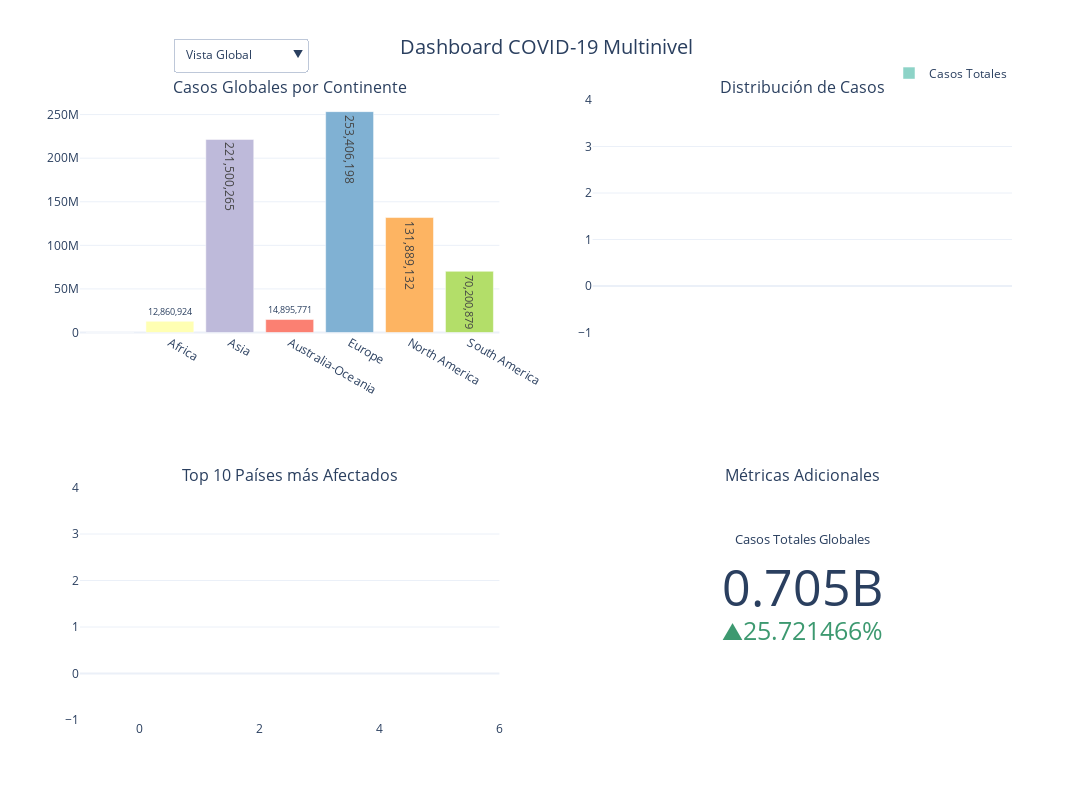

Write notebook code for a chart like this one.
### Markdown cell above
# Dashboard COVID-19 Multinivel: Análisis Detallado

## 1. Vistas Principales

### Vista Global
- **Gráfico Principal**: Barras con casos totales por continente
- **Indicador Secundario**: Línea de tasa de mortalidad
- **Características**:
  - Visualización dual de métricas clave
  - Etiquetas de datos formateadas
  - Escala secundaria para porcentajes

### Vista Continental
- **Tipo**: Diagramas de caja (Box plots)
- **Métricas**: Casos por millón de habitantes
- **Elementos**:
  - Media y cuartiles
  - Identificación de valores atípicos
  - Comparación entre continentes

### Vista Países
- **Visualización**: Gráfico de dispersión
- **Variables**:
  - Eje X: Tests por millón
  - Eje Y: Casos por millón
  - Color: Muertes por millón
- **Interactividad**: Tooltips detallados por país

## 2. Características Técnicas

### Interactividad
- Selector de vistas tipo dropdown
- Hover detallado con métricas clave
- Leyendas interactivas
- Zoom y pan habilitados

### Diseño
- Dimensiones: 1200x800 pixels
- Plantilla: Plotly White
- Esquema de colores: Set3 cualitativo
- Disposición optimizada de elementos

## 3. Métricas Visualizadas

### Principales
- Casos totales
- Muertes
- Tasa de mortalidad
- Tests por millón
- Casos por millón

### Derivadas
- Relaciones entre testing y casos
- Distribución continental de casos
- Patrones de mortalidad

## 4. Valor Analítico

### Comparativo
- Permite comparación entre regiones
- Visualiza disparidades continentales
- Identifica outliers significativos

### Tendencias
- Relación testing-casos
- Impacto por población
- Efectividad de medidas sanitarias

## 5. Aplicaciones

### Toma de Decisiones
- Planificación sanitaria
- Asignación de recursos
- Evaluación de estrategias

### Investigación
- Análisis comparativo
- Identificación de patrones
- Estudio de correlaciones

### Code cell
def crear_dashboard_multinivel():
    fig = make_subplots(
        rows=2, cols=2,
        subplot_titles=('Casos Globales por Continente', 'Distribución de Casos',
                       'Top 10 Países más Afectados', 'Métricas Adicionales'),
        specs=[[{"type": "bar"}, {"type": "box"}],
               [{"type": "bar"}, {"type": "indicator"}]]
    )

    colors = px.colors.qualitative.Set3

    # Vista Global
    casos_globales = df.groupby('continent').agg({
        'cases': 'sum',
        'deaths': 'sum',
        'recovered': 'sum',
        'active': 'sum'
    }).reset_index()

    fig.add_trace(
        go.Bar(
            name='Casos Totales',
            x=casos_globales['continent'],
            y=casos_globales['cases'],
            marker_color=colors,
            text=casos_globales['cases'].apply(lambda x: f'{x:,.0f}'),
            textposition='auto',
            customdata=np.stack((
                casos_globales['deaths'],
                casos_globales['recovered'],
                casos_globales['active']
            ), axis=-1),
            hovertemplate=(
                '<b>%{x}</b><br>' +
                'Casos: %{y:,.0f}<br>' +
                'Muertes: %{customdata[0]:,.0f}<br>' +
                'Recuperados: %{customdata[1]:,.0f}<br>' +
                'Activos: %{customdata[2]:,.0f}'
            ),
            visible=True
        ),
        row=1, col=1
    )

    # Vista Continental
    for idx, continente in enumerate(df['continent'].unique()):
        datos_cont = df[df['continent'] == continente]
        fig.add_trace(
            go.Box(
                name=continente,
                y=datos_cont['casesPerOneMillion'],
                marker_color=colors[idx],
                boxpoints='outliers',
                notched=False,
                customdata=[[continente]]*len(datos_cont),
                hovertemplate=(
                    '<b>%{customdata[0]}</b><br>' +
                    'Mediana: %{median:,.0f}<br>' +
                    'Q1: %{q1:,.0f}<br>' +
                    'Q3: %{q3:,.0f}<br>' +
                    'Casos/Millón: %{y:,.0f}'
                ),
                visible=False
            ),
            row=1, col=2
        )

    # Vista Top 10 Países
    top_10_paises = df.nlargest(10, 'cases')
    fig.add_trace(
        go.Bar(
            name='Top 10 Países',
            x=top_10_paises['country'],
            y=top_10_paises['cases'],
            marker_color=colors,
            text=top_10_paises['cases'].apply(lambda x: f'{x/1e6:.1f}M'),
            textposition='outside',
            customdata=np.stack((
                top_10_paises['deaths'],
                top_10_paises['recovered'],
                top_10_paises['active'],
                top_10_paises['critical']
            ), axis=-1),
            hovertemplate=(
                '<b>%{x}</b><br>' +
                'Casos: %{y:,.0f}<br>' +
                'Muertes: %{customdata[0]:,.0f}<br>' +
                'Recuperados: %{customdata[1]:,.0f}<br>' +
                'Activos: %{customdata[2]:,.0f}<br>' +
                'Críticos: %{customdata[3]:,.0f}'
            ),
            visible=False
        ),
        row=2, col=1
    )

    # Indicador Global
    fig.add_trace(
        go.Indicator(
            mode="number+delta",
            value=df['cases'].sum(),
            title={'text': "Casos Totales Globales"},
            delta={'reference': df['recovered'].sum(),
                   'relative': True},
            number={'font': {'size': 50}},
            visible=True
        ),
        row=2, col=2
    )

    num_continentes = len(df['continent'].unique())

    fig.update_layout(
        title={
            'text': 'Dashboard COVID-19 Multinivel',
            'y':0.95,
            'x':0.5,
            'xanchor': 'center',
            'yanchor': 'top',
            'font': dict(size=20)
        },
        height=800,
        width=1150,
        template='plotly_white',
        showlegend=True,
        legend=dict(
            orientation="h",
            yanchor="bottom",
            y=1.02,
            xanchor="right",
            x=1
        ),
        updatemenus=[{
            'buttons': [
                {
                    'method': 'update',
                    'label': 'Vista Global',
                    'args': [{'visible': [True] + [False]*num_continentes + [False, True]}]
                },
                {
                    'method': 'update',
                    'label': 'Vista Continental',
                    'args': [{'visible': [False] + [True]*num_continentes + [False, True]}]
                },
                {
                    'method': 'update',
                    'label': 'Top 10 Países',
                    'args': [{'visible': [False] + [False]*num_continentes + [True, True]}]
                }
            ],
            'direction': 'down',
            'showactive': True,
            'x': 0.1,
            'xanchor': 'left',
            'y': 1.1,
            'yanchor': 'top',
            'bgcolor': 'white',
            'font': dict(size=12)
        }]
    )

    return fig

# Generar y mostrar dashboard
dashboard = crear_dashboard_multinivel()
dashboard.show()

### Figure 1 — Plotly figure (JSON) as saved in the notebook; plotly's stock layout.template omitted (floating-point values rounded to 4 significant figures)
{"data": [{"customdata": [[15, 706, 0], [258892, 9211514, 3390518], [1553662, 108524029, 111422574], [33015, 14615509, 247247], [2101824, 235797174, 15507200], [1695941, 126483239, 3709952], [1367332, 65935495, 2898052]], "hovertemplate": "<b>%{x}</b><br>Casos: %{y:,.0f}<br>Muertes: %{customdata[0]:,.0f}<br>Recuperados: %{customdata[1]:,.0f}<br>Activos: %{customdata[2]:,.0f}", "marker": {"color": ["rgb(141,211,199)", "rgb(255,255,179)", "rgb(190,186,218)", "rgb(251,128,114)", "rgb(128,177,211)", "rgb(253,180,98)", "rgb(179,222,105)", "rgb(252,205,229)", "rgb(217,217,217)", "rgb(188,128,189)", "rgb(204,235,197)", "rgb(255,237,111)"]}, "name": "Casos Totales", "text": ["721", "12,860,924", "221,500,265", "14,895,771", "253,406,198", "131,889,132", "70,200,879"], "textposition": "auto", "type": "bar", "visible": true, "x": ["", "Africa", "Asia", "Australia-Oceania", "Europe", "North America", "South America"], "xaxis": "x", "y": [721, 12860924, 221500265, 14895771, 253406198, 131889132, 70200879], "yaxis": "y"}, {"boxpoints": "outliers", "customdata": [["Asia"], ["Asia"], ["Asia"], ["Asia"], ["Asia"], ["Asia"], ["Asia"], ["Asia"], ["Asia"], ["Asia"], ["Asia"], ["Asia"], ["Asia"], ["Asia"], ["Asia"], ["Asia"], ["Asia"], ["Asia"], ["Asia"], ["Asia"], ["Asia"], ["Asia"], ["Asia"], ["Asia"], ["Asia"], ["Asia"], ["Asia"], ["Asia"], ["Asia"], ["Asia"], ["Asia"], ["Asia"], ["Asia"], ["Asia"], ["Asia"], ["Asia"], ["Asia"], ["Asia"], ["Asia"], ["Asia"], ["Asia"], ["Asia"], ["Asia"], ["Asia"], ["Asia"], ["Asia"], ["Asia"], ["Asia"], ["Asia"], ["Asia"]], "hovertemplate": "<b>%{customdata[0]}</b><br>Mediana: %{median:,.0f}<br>Q1: %{q1:,.0f}<br>Q3: %{q3:,.0f}<br>Casos/Millón: %{y:,.0f}", "marker": {"color": "rgb(141,211,199)"}, "name": "Asia", "notched": false, "type": "box", "visible": false, "xaxis": "x2", "y": [5746, 152031, 81089, 408944, 12207, 79571, 771655, 8102, 347, 556741, 469082, 386309, 32016, 24466, 88665, 58474, 519169, 269169, 169597, 73514, 152308, 30750, 29270, 186068, 41458, 159079, 345100, 299429, 11622, 183636, 33199, 75028, 6893, 116173, 36800, 172664, 673523, 23475, 505785, 31181, 2982, 428720, 1786, 68069, 17131, 201399, 105837, 7378, 117481, 383], "yaxis": "y2"}, {"boxpoints": "outliers", "customdata": [["Europe"], ["Europe"], ["Europe"], ["Europe"], ["Europe"], ["Europe"], ["Europe"], ["Europe"], ["Europe"], ["Europe"], ["Europe"], ["Europe"], ["Europe"], ["Europe"], ["Europe"], ["Europe"], ["Europe"], ["Europe"], ["Europe"], ["Europe"], ["Europe"], ["Europe"], ["Europe"], ["Europe"], ["Europe"], ["Europe"], ["Europe"], ["Europe"], ["Europe"], ["Europe"], ["Europe"], ["Europe"], ["Europe"], ["Europe"], ["Europe"], ["Europe"], ["Europe"], ["Europe"], ["Europe"], ["Europe"], ["Europe"], ["Europe"], ["Europe"], ["Europe"], ["Europe"], ["Europe"], ["Europe"], ["Europe"]], "hovertemplate": "<b>%{customdata[0]}</b><br>Mediana: %{median:,.0f}<br>Q1: %{q1:,.0f}<br>Q3: %{q3:,.0f}<br>Casos/Millón: %{y:,.0f}", "marker": {"color": "rgb(255,255,179)"}, "name": "Europe", "notched": false, "type": "box", "visible": false, "xaxis": "x2", "y": [116825, 619844, 670727, 105381, 416659, 124215, 195753, 576421, 322650, 443246, 545636, 475123, 703959, 272930, 612013, 462891, 609720, 591412, 36295, 232164, 607731, 345521, 443335, 443445, 531418, 562013, 525154, 609044, 168436, 273448, 158265, 431868, 472238, 501747, 273930, 176524, 556484, 185470, 165454, 768226, 302213, 343872, 652803, 297840, 269511, 507549, 363666, 128681], "yaxis": "y2"}, {"boxpoints": "outliers", "customdata": [["Africa"], ["Africa"], ["Africa"], ["Africa"], ["Africa"], ["Africa"], ["Africa"], ["Africa"], ["Africa"], ["Africa"], ["Africa"], ["Africa"], ["Africa"], ["Africa"], ["Africa"], ["Africa"], ["Africa"], ["Africa"], ["Africa"], ["Africa"], ["Africa"], ["Africa"], ["Africa"], ["Africa"], ["Africa"], ["Africa"], ["Africa"], ["Africa"], ["Africa"], ["Africa"], ["Africa"], ["Africa"], ["Africa"], ["Africa"], ["Africa"], ["Africa"], ["Africa"], ["Africa"], ["Africa"], ["Africa"], ["Africa"], ["Africa"], ["Africa"], ["Africa"], ["Africa"], ["Africa"], ["Africa"], ["Africa"], ["Africa"], ["Africa"], ["Africa"], ["Africa"], ["Africa"], ["Africa"], ["Africa"], ["Africa"], ["Africa"], ["Africa"]], "hovertemplate": "<b>%{customdata[0]}</b><br>Mediana: %{median:,.0f}<br>Q1: %{q1:,.0f}<br>Q3: %{q3:,.0f}<br>Casos/Millón: %{y:,.0f}", "marker": {"color": "rgb(190,186,218)"}, "name": "Africa", "notched": false, "type": "box", "visible": false, "xaxis": "x2", "y": [5998, 3064, 2193, 135443, 1001, 4334, 113580, 4492, 3078, 442, 10038, 4377, 3186, 1043, 15441, 4861, 11512, 2782, 4148, 21038, 4935, 5306, 2782, 4659, 6122, 16610, 1525, 72048, 2347, 4437, 1544, 13025, 33752, 146815, 33860, 7064, 65451, 381, 1233, 9817, 544672, 354211, 29770, 5044, 515157, 937, 1623, 67095, 1620, 1391, 63462, 683, 4559, 95741, 3554, 16, 17940, 17373], "yaxis": "y2"}, {"boxpoints": "outliers", "customdata": [["North America"], ["North America"], ["North America"], ["North America"], ["North America"], ["North America"], ["North America"], ["North America"], ["North America"], ["North America"], ["North America"], ["North America"], ["North America"], ["North America"], ["North America"], ["North America"], ["North America"], ["North America"], ["North America"], ["North America"], ["North America"], ["North America"], ["North America"], ["North America"], ["North America"], ["North America"], ["North America"], ["North America"], ["North America"], ["North America"], ["North America"], ["North America"], ["North America"], ["North America"], ["North America"], ["North America"], ["North America"], ["North America"], ["North America"]], "hovertemplate": "<b>%{customdata[0]}</b><br>Mediana: %{median:,.0f}<br>Q1: %{q1:,.0f}<br>Q3: %{q3:,.0f}<br>Casos/Millón: %{y:,.0f}", "marker": {"color": "rgb(251,128,114)"}, "name": "North America", "notched": false, "type": "box", "visible": false, "xaxis": "x2", "y": [256336, 91509, 410969, 95087, 383921, 173243, 304493, 241600, 128843, 438398, 467797, 239058, 98645, 277812, 221691, 61131, 30816, 210117, 173545, 508349, 69484, 2968, 46432, 52551, 615777, 58549, 282578, 2728, 238341, 122645, 163225, 310194, 599410, 86723, 251353, 553746, 136143, 169900, 333985], "yaxis": "y2"}, {"boxpoints": "outliers", "customdata": [["South America"], ["South America"], ["South America"], ["South America"], ["South America"], ["South America"], ["South America"], ["South America"], ["South America"], ["South America"], ["South America"], ["South America"], ["South America"], ["South America"]], "hovertemplate": "<b>%{customdata[0]}</b><br>Mediana: %{median:,.0f}<br>Q1: %{q1:,.0f}<br>Q3: %{q3:,.0f}<br>Casos/Millón: %{y:,.0f}", "marker": {"color": "rgb(128,177,211)"}, "name": "South America", "notched": false, "type": "box", "visible": false, "xaxis": "x2", "y": [220143, 101073, 179908, 279730, 124244, 59083, 545352, 312065, 93366, 114648, 135751, 138378, 297799, 18885], "yaxis": "y2"}, {"boxpoints": "outliers", "customdata": [["Australia-Oceania"], ["Australia-Oceania"], ["Australia-Oceania"], ["Australia-Oceania"], ["Australia-Oceania"], ["Australia-Oceania"], ["Australia-Oceania"], ["Australia-Oceania"], ["Australia-Oceania"], ["Australia-Oceania"], ["Australia-Oceania"], ["Australia-Oceania"], ["Australia-Oceania"], ["Australia-Oceania"], ["Australia-Oceania"], ["Australia-Oceania"], ["Australia-Oceania"], ["Australia-Oceania"], ["Australia-Oceania"], ["Australia-Oceania"]], "hovertemplate": "<b>%{customdata[0]}</b><br>Mediana: %{median:,.0f}<br>Q1: %{q1:,.0f}<br>Q3: %{q3:,.0f}<br>Casos/Millón: %{y:,.0f}", "marker": {"color": "rgb(253,180,98)"}, "name": "Australia-Oceania", "notched": false, "type": "box", "visible": false, "xaxis": "x2", "y": [454687, 409937, 75997, 278902, 41201, 268711, 225953, 494635, 275214, 535117, 652898, 344979, 5043, 84089, 35989, 58055, 157310, 243909, 37346, 323256], "yaxis": "y2"}, {"boxpoints": "outliers", "customdata": [[""], [""]], "hovertemplate": "<b>%{customdata[0]}</b><br>Mediana: %{median:,.0f}<br>Q1: %{q1:,.0f}<br>Q3: %{q3:,.0f}<br>Casos/Millón: %{y:,.0f}", "marker": {"color": "rgb(179,222,105)"}, "name": "", "notched": false, "type": "box", "visible": false, "xaxis": "x2", "y": [0, 0], "yaxis": "y2"}, {"customdata": [[1219487, 109814428, 786167, 940], [533570, 0, 44501823, 0], [167642, 39970918, 0, 0], [183027, 38240600, 405368, 0], [711380, 36249161, 1783377, 0], [35934, 34535939, 0, 0], [74694, 0, 33728878, 0], [196487, 26361218, 165544, 22], [232112, 24678275, 0, 0], [402756, 23545818, 175641, 0]], "hovertemplate": "<b>%{x}</b><br>Casos: %{y:,.0f}<br>Muertes: %{customdata[0]:,.0f}<br>Recuperados: %{customdata[1]:,.0f}<br>Activos: %{customdata[2]:,.0f}<br>Críticos: %{customdata[3]:,.0f}", "marker": {"color": ["rgb(141,211,199)", "rgb(255,255,179)", "rgb(190,186,218)", "rgb(251,128,114)", "rgb(128,177,211)", "rgb(253,180,98)", "rgb(179,222,105)", "rgb(252,205,229)", "rgb(217,217,217)", "rgb(188,128,189)", "rgb(204,235,197)", "rgb(255,237,111)"]}, "name": "Top 10 Países", "text": ["111.8M", "45.0M", "40.1M", "38.8M", "38.7M", "34.6M", "33.8M", "26.7M", "24.9M", "24.1M"], "textposition": "outside", "type": "bar", "visible": false, "x": ["USA", "India", "France", "Germany", "Brazil", "S. Korea", "Japan", "Italy", "UK", "Russia"], "xaxis": "x3", "y": [111820082, 45035393, 40138560, 38828995, 38743918, 34571873, 33803572, 26723249, 24910387, 24124215], "yaxis": "y3"}, {"delta": {"reference": 560567666, "relative": true}, "domain": {"x": [0.55, 1], "y": [0, 0.375]}, "mode": "number+delta", "number": {"font": {"size": 50}}, "title": {"text": "Casos Totales Globales"}, "type": "indicator", "value": 704753890, "visible": true}], "layout": {"annotations": [{"font": {"size": 16}, "showarrow": false, "text": "Casos Globales por Continente", "x": 0.225, "xanchor": "center", "xref": "paper", "y": 1, "yanchor": "bottom", "yref": "paper"}, {"font": {"size": 16}, "showarrow": false, "text": "Distribución de Casos", "x": 0.775, "xanchor": "center", "xref": "paper", "y": 1, "yanchor": "bottom", "yref": "paper"}, {"font": {"size": 16}, "showarrow": false, "text": "Top 10 Países más Afectados", "x": 0.225, "xanchor": "center", "xref": "paper", "y": 0.375, "yanchor": "bottom", "yref": "paper"}, {"font": {"size": 16}, "showarrow": false, "text": "Métricas Adicionales", "x": 0.775, "xanchor": "center", "xref": "paper", "y": 0.375, "yanchor": "bottom", "yref": "paper"}], "height": 800, "legend": {"orientation": "h", "x": 1, "xanchor": "right", "y": 1.02, "yanchor": "bottom"}, "showlegend": true, "title": {"font": {"size": 20}, "text": "Dashboard COVID-19 Multinivel", "x": 0.5, "xanchor": "center", "y": 0.95, "yanchor": "top"}, "updatemenus": [{"bgcolor": "white", "buttons": [{"args": [{"visible": [true, false, false, false, false, false, false, false, false, true]}], "label": "Vista Global", "method": "update"}, {"args": [{"visible": [false, true, true, true, true, true, true, true, false, true]}], "label": "Vista Continental", "method": "update"}, {"args": [{"visible": [false, false, false, false, false, false, false, false, true, true]}], "label": "Top 10 Países", "method": "update"}], "direction": "down", "font": {"size": 12}, "showactive": true, "x": 0.1, "xanchor": "left", "y": 1.1, "yanchor": "top"}], "width": 1150, "xaxis": {"anchor": "y", "domain": [0, 0.45]}, "xaxis2": {"anchor": "y2", "domain": [0.55, 1]}, "xaxis3": {"anchor": "y3", "domain": [0, 0.45]}, "yaxis": {"anchor": "x", "domain": [0.625, 1]}, "yaxis2": {"anchor": "x2", "domain": [0.625, 1]}, "yaxis3": {"anchor": "x3", "domain": [0, 0.375]}}}
